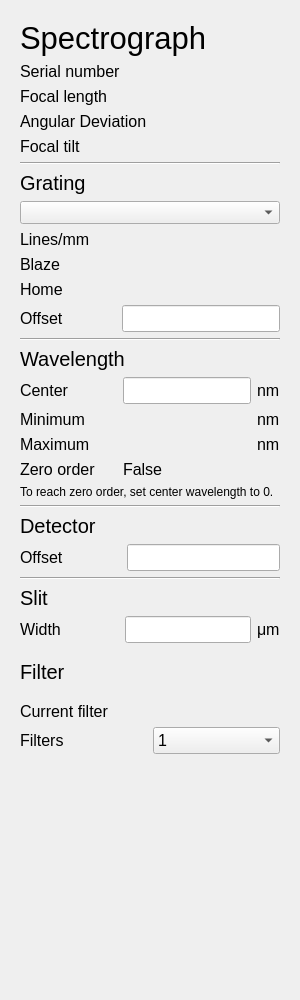
<?xml version="1.0" encoding="UTF-8"?>
<ui version="4.0">
 <class>mainWindow</class>
 <widget class="QWidget" name="mainWindow">
  <property name="geometry">
   <rect>
    <x>0</x>
    <y>0</y>
    <width>300</width>
    <height>1000</height>
   </rect>
  </property>
  <property name="sizePolicy">
   <sizepolicy hsizetype="Expanding" vsizetype="Expanding">
    <horstretch>0</horstretch>
    <verstretch>0</verstretch>
   </sizepolicy>
  </property>
  <property name="minimumSize">
   <size>
    <width>0</width>
    <height>600</height>
   </size>
  </property>
  <property name="windowTitle">
   <string>Form</string>
  </property>
  <property name="styleSheet">
   <string notr="true">#MainWindow{
	/*background-color:  #140019;*/
}
/*background-color: rgb(43, 43, 43);*/

#mainFrame{
	/*background-color: #140019;*/
	border-radius: 10px;
}
QPushButton{
	/*border: 1px solid rgb(89, 89, 89); */
	background-color: #2F3133;
	padding: 10px;
	/*background-color: #040f13;*/
	border-radius: 5px;
}

QSpinBox{
	/*background-color: #333333;*/
}
QComboBox{
	/*background-color: #333333;*/
}

QLineEdit{
	/*background-color: #2b192f;*/
}</string>
  </property>
  <widget class="QFrame" name="mainFrame">
   <property name="geometry">
    <rect>
     <x>0</x>
     <y>0</y>
     <width>300</width>
     <height>1000</height>
    </rect>
   </property>
   <property name="sizePolicy">
    <sizepolicy hsizetype="Preferred" vsizetype="Preferred">
     <horstretch>0</horstretch>
     <verstretch>0</verstretch>
    </sizepolicy>
   </property>
   <property name="minimumSize">
    <size>
     <width>0</width>
     <height>600</height>
    </size>
   </property>
   <property name="frameShape">
    <enum>QFrame::StyledPanel</enum>
   </property>
   <property name="frameShadow">
    <enum>QFrame::Raised</enum>
   </property>
   <layout class="QVBoxLayout" name="verticalLayout">
    <property name="leftMargin">
     <number>20</number>
    </property>
    <property name="topMargin">
     <number>20</number>
    </property>
    <property name="rightMargin">
     <number>20</number>
    </property>
    <property name="bottomMargin">
     <number>10</number>
    </property>
    <item>
     <widget class="QLabel" name="mainTitle">
      <property name="font">
       <font>
        <pointsize>23</pointsize>
       </font>
      </property>
      <property name="text">
       <string>Spectrograph</string>
      </property>
     </widget>
    </item>
    <item>
     <layout class="QGridLayout" name="basicSpectrographInfoGrid">
      <item row="3" column="1">
       <widget class="QLabel" name="focalTilt">
        <property name="font">
         <font>
          <pointsize>12</pointsize>
         </font>
        </property>
        <property name="text">
         <string/>
        </property>
       </widget>
      </item>
      <item row="0" column="1">
       <widget class="QLabel" name="serialNumber">
        <property name="font">
         <font>
          <pointsize>12</pointsize>
         </font>
        </property>
        <property name="text">
         <string/>
        </property>
       </widget>
      </item>
      <item row="3" column="0">
       <widget class="QLabel" name="focalTiltLabel">
        <property name="font">
         <font>
          <pointsize>12</pointsize>
         </font>
        </property>
        <property name="text">
         <string>Focal tilt</string>
        </property>
       </widget>
      </item>
      <item row="2" column="0">
       <widget class="QLabel" name="angularDeviationLabel">
        <property name="font">
         <font>
          <pointsize>12</pointsize>
         </font>
        </property>
        <property name="text">
         <string>Angular Deviation</string>
        </property>
       </widget>
      </item>
      <item row="1" column="0">
       <widget class="QLabel" name="focalLengthLabel">
        <property name="font">
         <font>
          <pointsize>12</pointsize>
         </font>
        </property>
        <property name="text">
         <string>Focal length</string>
        </property>
       </widget>
      </item>
      <item row="1" column="1">
       <widget class="QLabel" name="focalLength">
        <property name="font">
         <font>
          <pointsize>12</pointsize>
         </font>
        </property>
        <property name="text">
         <string/>
        </property>
       </widget>
      </item>
      <item row="2" column="1">
       <widget class="QLabel" name="angularDeviation">
        <property name="font">
         <font>
          <pointsize>12</pointsize>
         </font>
        </property>
        <property name="text">
         <string/>
        </property>
       </widget>
      </item>
      <item row="0" column="0">
       <widget class="QLabel" name="serialNumberLabel">
        <property name="font">
         <font>
          <pointsize>12</pointsize>
         </font>
        </property>
        <property name="text">
         <string>Serial number</string>
        </property>
       </widget>
      </item>
     </layout>
    </item>
    <item>
     <widget class="Line" name="line">
      <property name="orientation">
       <enum>Qt::Horizontal</enum>
      </property>
     </widget>
    </item>
    <item>
     <layout class="QVBoxLayout" name="gratingLayoutBox">
      <item>
       <widget class="QLabel" name="label">
        <property name="font">
         <font>
          <pointsize>15</pointsize>
         </font>
        </property>
        <property name="text">
         <string>Grating</string>
        </property>
       </widget>
      </item>
      <item>
       <widget class="QComboBox" name="gratingCBox">
        <property name="font">
         <font>
          <pointsize>10</pointsize>
         </font>
        </property>
       </widget>
      </item>
      <item>
       <layout class="QGridLayout" name="gratingGrid">
        <item row="2" column="0">
         <widget class="QLabel" name="gratingHomeLabel">
          <property name="font">
           <font>
            <pointsize>12</pointsize>
           </font>
          </property>
          <property name="text">
           <string>Home</string>
          </property>
         </widget>
        </item>
        <item row="0" column="0">
         <widget class="QLabel" name="linesPerMMLabel">
          <property name="font">
           <font>
            <pointsize>12</pointsize>
           </font>
          </property>
          <property name="text">
           <string>Lines/mm      </string>
          </property>
         </widget>
        </item>
        <item row="1" column="0">
         <widget class="QLabel" name="blazeLabel">
          <property name="font">
           <font>
            <pointsize>12</pointsize>
           </font>
          </property>
          <property name="text">
           <string>Blaze</string>
          </property>
         </widget>
        </item>
        <item row="0" column="1">
         <widget class="QLabel" name="linesPerMM">
          <property name="font">
           <font>
            <pointsize>12</pointsize>
           </font>
          </property>
          <property name="text">
           <string/>
          </property>
         </widget>
        </item>
        <item row="3" column="0">
         <widget class="QLabel" name="gratingOffsetLabel">
          <property name="font">
           <font>
            <pointsize>12</pointsize>
           </font>
          </property>
          <property name="text">
           <string>Offset</string>
          </property>
         </widget>
        </item>
        <item row="1" column="1">
         <widget class="QLabel" name="blaze">
          <property name="font">
           <font>
            <pointsize>12</pointsize>
           </font>
          </property>
          <property name="text">
           <string/>
          </property>
         </widget>
        </item>
        <item row="2" column="1">
         <widget class="QLabel" name="gratingHome">
          <property name="font">
           <font>
            <pointsize>12</pointsize>
           </font>
          </property>
          <property name="text">
           <string/>
          </property>
         </widget>
        </item>
        <item row="3" column="1">
         <widget class="QLineEdit" name="gratingOffset">
          <property name="font">
           <font>
            <pointsize>12</pointsize>
           </font>
          </property>
          <property name="inputMask">
           <string/>
          </property>
         </widget>
        </item>
       </layout>
      </item>
     </layout>
    </item>
    <item>
     <widget class="Line" name="line_2">
      <property name="orientation">
       <enum>Qt::Horizontal</enum>
      </property>
     </widget>
    </item>
    <item>
     <layout class="QVBoxLayout" name="wavelengthQVBox">
      <item>
       <widget class="QLabel" name="wavelengthLabel">
        <property name="font">
         <font>
          <pointsize>15</pointsize>
         </font>
        </property>
        <property name="text">
         <string>Wavelength</string>
        </property>
       </widget>
      </item>
      <item>
       <layout class="QGridLayout" name="wavelengthGridLayout">
        <item row="0" column="1">
         <widget class="QLineEdit" name="wavelengthSetValue">
          <property name="font">
           <font>
            <pointsize>12</pointsize>
           </font>
          </property>
          <property name="inputMask">
           <string/>
          </property>
         </widget>
        </item>
        <item row="1" column="1">
         <widget class="QLabel" name="wavelengthMinimum">
          <property name="font">
           <font>
            <pointsize>12</pointsize>
           </font>
          </property>
          <property name="text">
           <string/>
          </property>
         </widget>
        </item>
        <item row="3" column="1">
         <widget class="QLabel" name="zeroOrderValue">
          <property name="font">
           <font>
            <pointsize>12</pointsize>
           </font>
          </property>
          <property name="text">
           <string>False</string>
          </property>
         </widget>
        </item>
        <item row="2" column="0">
         <widget class="QLabel" name="wavelengthMaximumLabel">
          <property name="font">
           <font>
            <pointsize>12</pointsize>
           </font>
          </property>
          <property name="text">
           <string>Maximum</string>
          </property>
         </widget>
        </item>
        <item row="2" column="1">
         <widget class="QLabel" name="wavelengthMaximum">
          <property name="font">
           <font>
            <pointsize>12</pointsize>
           </font>
          </property>
          <property name="text">
           <string/>
          </property>
         </widget>
        </item>
        <item row="3" column="0">
         <widget class="QLabel" name="zeroOrderLabel">
          <property name="font">
           <font>
            <pointsize>12</pointsize>
           </font>
          </property>
          <property name="text">
           <string>Zero order     </string>
          </property>
         </widget>
        </item>
        <item row="1" column="0">
         <widget class="QLabel" name="wavelengthMinimumLabel">
          <property name="font">
           <font>
            <pointsize>12</pointsize>
           </font>
          </property>
          <property name="text">
           <string>Minimum</string>
          </property>
         </widget>
        </item>
        <item row="0" column="0">
         <widget class="QLabel" name="wavelengthSetLabel">
          <property name="font">
           <font>
            <pointsize>12</pointsize>
           </font>
          </property>
          <property name="text">
           <string>Center</string>
          </property>
         </widget>
        </item>
        <item row="0" column="2">
         <widget class="QLabel" name="label_2">
          <property name="font">
           <font>
            <pointsize>12</pointsize>
           </font>
          </property>
          <property name="text">
           <string>nm</string>
          </property>
         </widget>
        </item>
        <item row="1" column="2">
         <widget class="QLabel" name="label_3">
          <property name="font">
           <font>
            <pointsize>12</pointsize>
           </font>
          </property>
          <property name="text">
           <string>nm</string>
          </property>
         </widget>
        </item>
        <item row="2" column="2">
         <widget class="QLabel" name="label_5">
          <property name="font">
           <font>
            <pointsize>12</pointsize>
           </font>
          </property>
          <property name="text">
           <string>nm</string>
          </property>
         </widget>
        </item>
       </layout>
      </item>
      <item>
       <widget class="QLabel" name="label_4">
        <property name="text">
         <string>To reach zero order, set center wavelength to 0.</string>
        </property>
       </widget>
      </item>
     </layout>
    </item>
    <item>
     <widget class="Line" name="line_3">
      <property name="orientation">
       <enum>Qt::Horizontal</enum>
      </property>
     </widget>
    </item>
    <item>
     <layout class="QVBoxLayout" name="detectorLayoutBox">
      <item>
       <widget class="QLabel" name="detectorTitle">
        <property name="font">
         <font>
          <pointsize>15</pointsize>
         </font>
        </property>
        <property name="text">
         <string>Detector</string>
        </property>
       </widget>
      </item>
      <item>
       <layout class="QGridLayout" name="detectorGridLayout">
        <item row="0" column="1">
         <widget class="QLineEdit" name="detectorOffsetValue">
          <property name="font">
           <font>
            <pointsize>12</pointsize>
           </font>
          </property>
          <property name="inputMask">
           <string/>
          </property>
         </widget>
        </item>
        <item row="0" column="0">
         <widget class="QLabel" name="detectorOffsetLabel">
          <property name="font">
           <font>
            <pointsize>12</pointsize>
           </font>
          </property>
          <property name="text">
           <string>Offset             </string>
          </property>
         </widget>
        </item>
       </layout>
      </item>
     </layout>
    </item>
    <item>
     <widget class="Line" name="line_4">
      <property name="orientation">
       <enum>Qt::Horizontal</enum>
      </property>
     </widget>
    </item>
    <item>
     <layout class="QVBoxLayout" name="slitLayoutBox">
      <item>
       <widget class="QLabel" name="slitTitle">
        <property name="font">
         <font>
          <pointsize>15</pointsize>
         </font>
        </property>
        <property name="text">
         <string>Slit</string>
        </property>
       </widget>
      </item>
      <item>
       <layout class="QGridLayout" name="slitGrid">
        <item row="0" column="1">
         <widget class="QLineEdit" name="slitWidthValue">
          <property name="font">
           <font>
            <pointsize>12</pointsize>
           </font>
          </property>
          <property name="inputMask">
           <string/>
          </property>
         </widget>
        </item>
        <item row="0" column="0">
         <widget class="QLabel" name="slitWidthTitle">
          <property name="font">
           <font>
            <pointsize>12</pointsize>
           </font>
          </property>
          <property name="text">
           <string>Width             </string>
          </property>
         </widget>
        </item>
        <item row="0" column="2">
         <widget class="QLabel" name="label_6">
          <property name="font">
           <font>
            <pointsize>12</pointsize>
           </font>
          </property>
          <property name="text">
           <string>μm</string>
          </property>
         </widget>
        </item>
       </layout>
      </item>
     </layout>
    </item>
    <item>
     <layout class="QVBoxLayout" name="filterLayoutBox">
      <property name="leftMargin">
       <number>0</number>
      </property>
      <property name="topMargin">
       <number>11</number>
      </property>
      <item>
       <widget class="QLabel" name="label_9">
        <property name="font">
         <font>
          <pointsize>15</pointsize>
         </font>
        </property>
        <property name="text">
         <string>Filter</string>
        </property>
       </widget>
      </item>
      <item>
       <layout class="QGridLayout" name="filterGrid">
        <property name="topMargin">
         <number>12</number>
        </property>
        <item row="0" column="1">
         <widget class="QLabel" name="currentFilterValue">
          <property name="font">
           <font>
            <pointsize>12</pointsize>
           </font>
          </property>
          <property name="text">
           <string/>
          </property>
         </widget>
        </item>
        <item row="0" column="0">
         <widget class="QLabel" name="currentFilterLabel">
          <property name="font">
           <font>
            <pointsize>12</pointsize>
           </font>
          </property>
          <property name="text">
           <string>Current filter</string>
          </property>
         </widget>
        </item>
        <item row="1" column="0">
         <widget class="QLabel" name="desiredFilterLabel">
          <property name="font">
           <font>
            <pointsize>12</pointsize>
           </font>
          </property>
          <property name="text">
           <string>Filters</string>
          </property>
         </widget>
        </item>
        <item row="1" column="1">
         <widget class="QComboBox" name="desiredFilterCBox">
          <property name="font">
           <font>
            <pointsize>12</pointsize>
           </font>
          </property>
          <item>
           <property name="text">
            <string>1</string>
           </property>
          </item>
          <item>
           <property name="text">
            <string>2</string>
           </property>
          </item>
          <item>
           <property name="text">
            <string>3</string>
           </property>
          </item>
          <item>
           <property name="text">
            <string>4</string>
           </property>
          </item>
         </widget>
        </item>
       </layout>
      </item>
     </layout>
    </item>
    <item>
     <spacer name="verticalSpacer">
      <property name="orientation">
       <enum>Qt::Vertical</enum>
      </property>
      <property name="sizeHint" stdset="0">
       <size>
        <width>20</width>
        <height>40</height>
       </size>
      </property>
     </spacer>
    </item>
   </layout>
  </widget>
 </widget>
 <resources/>
 <connections/>
</ui>
